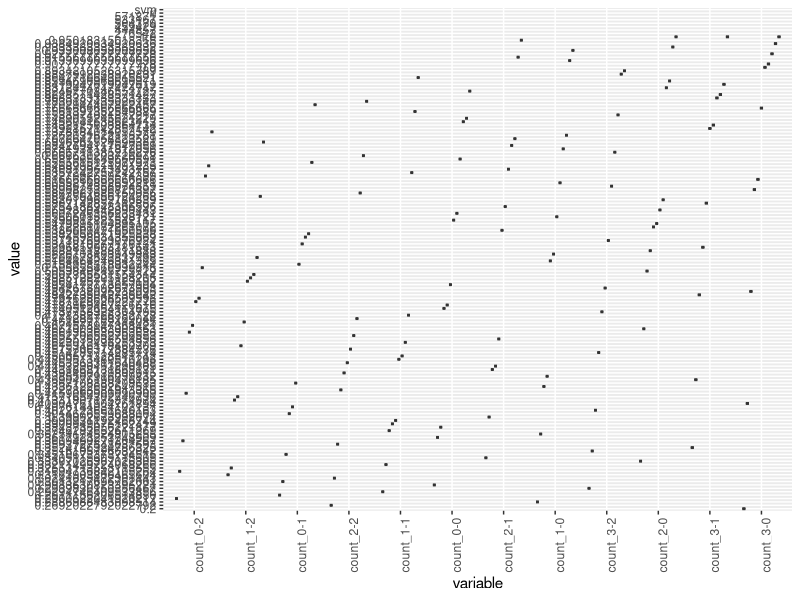
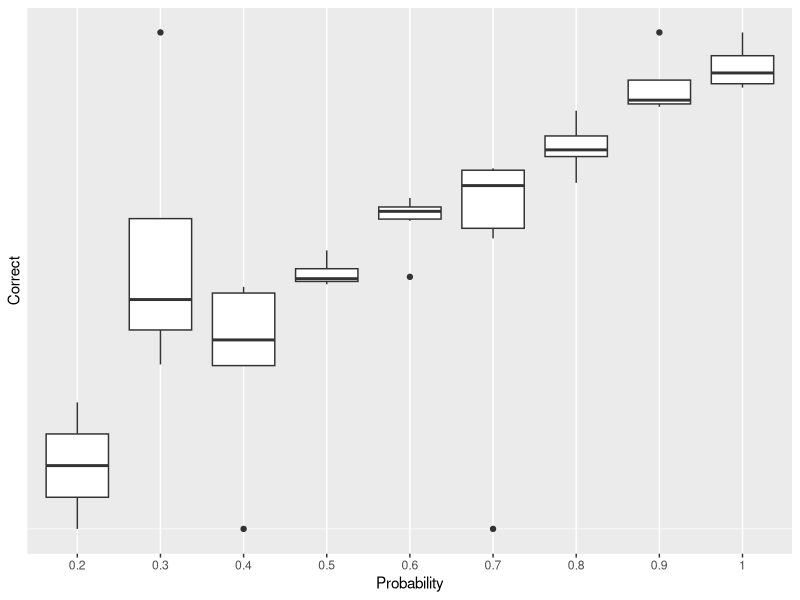
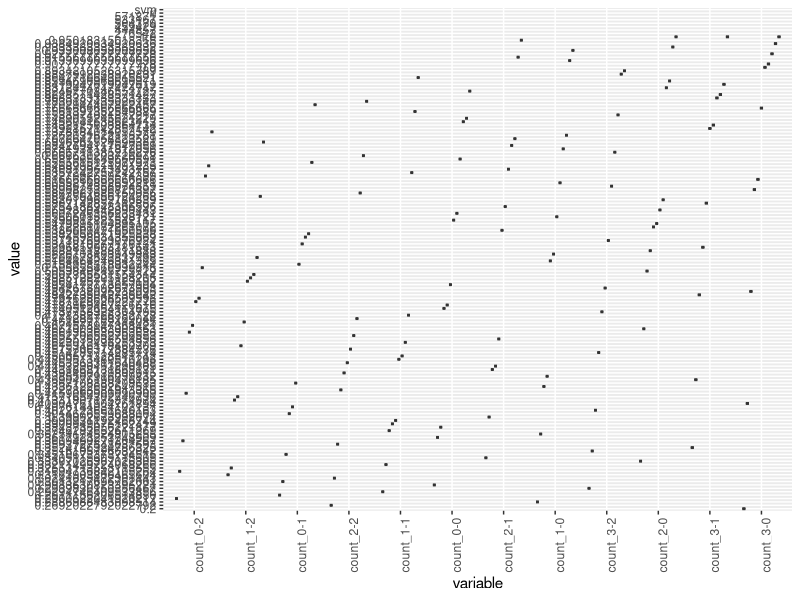
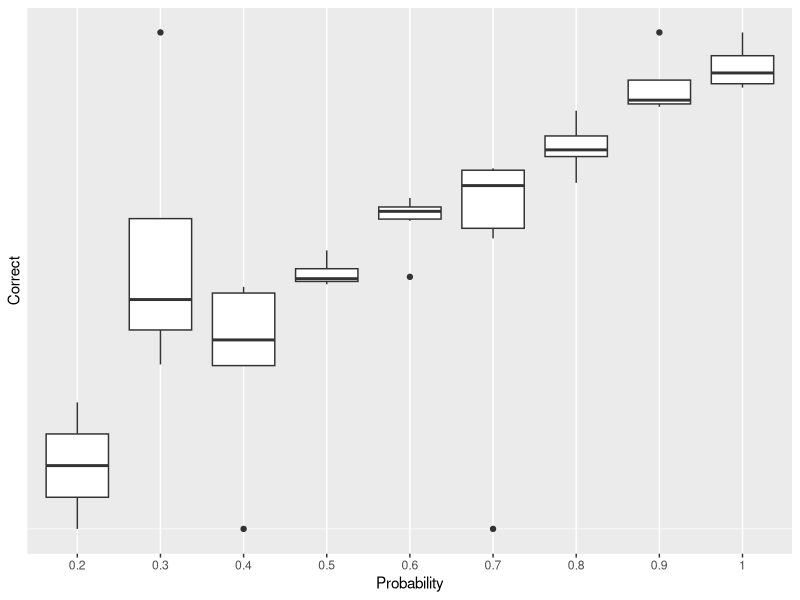

The R source for these figures, in order:
library('ggplot2')

#df <- read.csv('test.csv')
#
#ggplot(df, aes(x = max_value, y = pitch_vol)) +
#	geom_point()
#ggsave('volatility.pdf')
#
#ggplot(df, aes(x = max_value, y = ave_conf)) +
#	geom_point()
#ggsave('pitch_conf.pdf')
#
#ggplot(df, aes(x = max_value, y = sd_conf)) +
#	geom_point()
#ggsave('sd.pdf')
#
#ggplot(df, aes(x = max_value, y = train_size)) +
#	geom_point()
#ggsave('train_size.pdf')
#
#ggplot(df, aes(x = max_value, y = unique_pitches)) +
#	geom_point()
#ggsave('u_pitches.pdf')
#
#ggplot(df, aes(x = start_relief, y = max_value)) +
#       geom_boxplot()
#ggsave('s_vs_r.pdf')

#df <- read.csv('../../feature_importance_ordered.csv')

#ggplot(df, aes(x = variable,  y = value)) +
#	geom_boxplot() +
#	scale_x_discrete(limits = unique(df$variable)) + 
#	theme(axis.text.x = element_text(angle = 90))
#ggsave('fi_boxplot.pdf')

df <- read.csv('count_accuracy.csv')

order <- c('count_0-2','count_1-2','count_0-1','count_2-2','count_1-1','count_0-0', 'count_2-1','count_1-0','count_3-2','count_2-0','count_3-1','count_3-0')

ggplot(df, aes(x = variable, y = value)) +
    geom_boxplot() +
    scale_x_discrete(limits = order) +
    theme(axis.text.x = element_text(angle = 90))
ggsave('count_accuracy.pdf')

##### Probabilities #####

df <- read.csv('average_over_probs.csv')

df$Probability = as.factor(df$Probability)

ggplot(df, aes(x = Probability, y = Correct)) +
    geom_boxplot() +
    scale_y_continuous(breaks = c(10,20,30,40,50,60,70,80,90))
ggsave('test.pdf')
